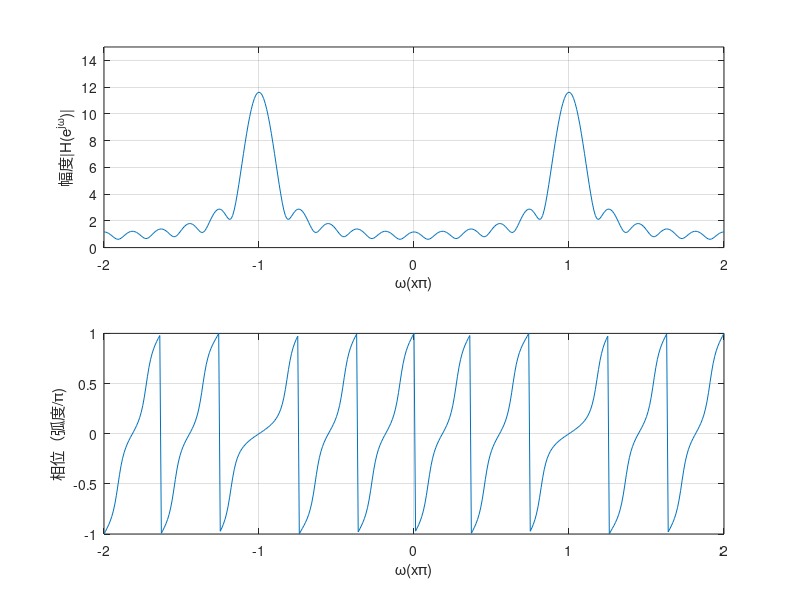

The MATLAB script that drew this image:
n=-5:5;x=(-0.9).^n;
k=-200:200;w=(pi/100)*k;
X=x*(exp(-j*pi/100)).^(n'*k);
magX=abs(X);angX=angle(X);
subplot(2,1,1);plot(w/pi,magX);grid on;
axis([-2,2,0,15]);xlabel('\omega(x\pi)');ylabel('幅度|H(e^j^\omega)|');
subplot(2,1,2);plot(w/pi,angX/pi);grid on;
axis([-2,2,-1,1]); xlabel('\omega(x\pi)');ylabel('相位（弧度/\pi)');
